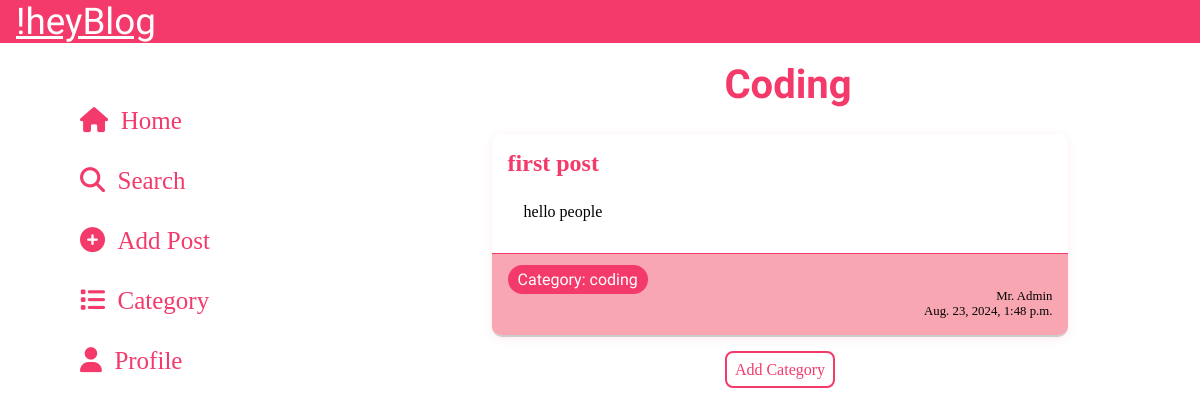
The app's page /category/coding/ (signed in) with its own data.
### myblog/models.py (models this page shows, shortened)
class Post(models.Model):
    title = models.CharField(max_length=255)
    header_image = models.ImageField(null=True,blank=True,upload_to='images/')
    author = models.ForeignKey(User,on_delete=models.CASCADE)
    body = RichTextField(blank=True,null=True)
    post_date = models.DateTimeField(auto_now_add=True)
    category = models.CharField(max_length=255,default='uncategorized')
    likes = models.ManyToManyField(User,related_name="blog_posts",blank=True,null=True)
    def __str__(self):
        return self.title + ' | ' + str(self.author)

### members/models.py (models this page shows)
class CustomUser(AbstractUser):
    email =     models.EmailField(max_length=100,unique=True)
    USERNAME_FIELD = 'email'
    REQUIRED_FIELDS = ['username']

### myblog/views.py (the view)
# urls.py: path('category/<str:cats>/',CategoryView,name='category'),
def CategoryView(request,cats):
    temp=cats.replace('-',' ')
    category_posts = Post.objects.filter(category=temp).order_by('-post_date')
    print(category_posts)
    return render(request,'category.html',{'cats':temp.title(),'category_posts':category_posts})

### myblog/templates/category.html (shortened to what this page needs)
{%extends 'base.html' %}
{% block content%}
<br/>
<h1 class="articleTitle">{{cats}}</h1>
<br>
   {%if category_posts %}
   <article id="postContainer">
    {% for post in category_posts %}
        <section class="postContent">
            <a href="{% url 'article_detail' post.pk %}" class="postLink">
                <div class="postTitleBody">
                    <div class="postTitle">
                        <h1>{{post.title}}</h1>
                    </div>
                    <div class="postcontents">
                        <p>{{ post.body|truncatewords_html:30|safe }}</p>
                    </div>
                </div>
            </a>
            <div class="postnext">
                <div class="postcatTag">
                    <a href="{% url 'category' post.category|slugify %}">Category: {{post.category}}</a>
                </div>
                <div class="postbyTag">
                    <p>{{post.author.first_name}}  {{post.author.last_name}} <br/>{{post.post_date}}</p>
                </div>
            </div>
        </section>
    {%endfor%}
</article>
    {% else %}
    <h2 class="cmtHead">No posts in {{cats}}</h2>
    <br><br>
    {% endif %}
    {% if user.is_authenticated %}
    <center><a class="myButton" style="text-decoration: none;" href="{% url 'add_category' %}">Add Category</a></center>
    {% endif %}
{% endblock %}

### static/myblog/css/style.css (style rules this page uses)
* { margin: 0; padding: 0; box-sizing: border-box; font-family: 'calibri'; }
:root { --pink: rgb(243, 58, 106); --melon:rgb(247, 166, 178); --purple:#392A48; --blue:#270E59; --catFont:'Handjet', cursive; --back-shadow: 0 2px 10px rgba(243, 58, 106, 0.1); --headFont:'Oswald', sans-serif; }
#postContainer { display: flex; flex-direction: column; padding: 0.5rem; }
.postContent { display: block; border-bottom: #ccc 2px solid; width: 100%; overflow: hidden; border-radius: 10px; margin-bottom: 1rem; box-shadow: var(--back-shadow); }
.postLink { text-decoration: none; color: inherit; }
.postTitleBody { padding: 1rem; }
.postTitle h1 { font-size: 1.5rem; margin: 0 0 10px; color: var(--pink); }
.postcontents { padding: 1rem; }
.postnext { display: flex; flex-direction: column; justify-content: space-around; padding: 1rem; background-color: rgb(247, 166, 178); border-top: 1.5px solid var(--pink); }
.postcatTag a { background-color: var(--pink); color: white; padding: 5px 10px; border-radius: 15px; font-size: 1rem; text-decoration: none; font-family: var(--catFont); }
.postbyTag p { text-align: end; font-size: 0.8rem; text-align: right; margin: 0; }
.articleTitle { color: var(--pink); text-align: center; font-size: 2.5rem; font-family: var(--headFont); padding-left: 1rem; }
.myButton { color: var(--pink); border: 2px solid var(--pink); outline: none; padding: .5em; border-radius: 8px; width: 6rem; font-size: 1rem; cursor: pointer; overflow: hidden; transition: background-color 0.3s ease-in-out, color 0.3s ease-in-out; text-decoration: none; }
@media screen and (min-width:992px) { body { width: 100%; } }
@media screen and (min-width:992px) { .postContent { width: 70%; margin-left: 15%; } }

### records on screen
Post: category "Coding", title "first post", body "hello people", category "coding", author.first_name "Mr.", author.last_name "Admin", post_date "Aug. 23, 2024, 1:48 p.m."
